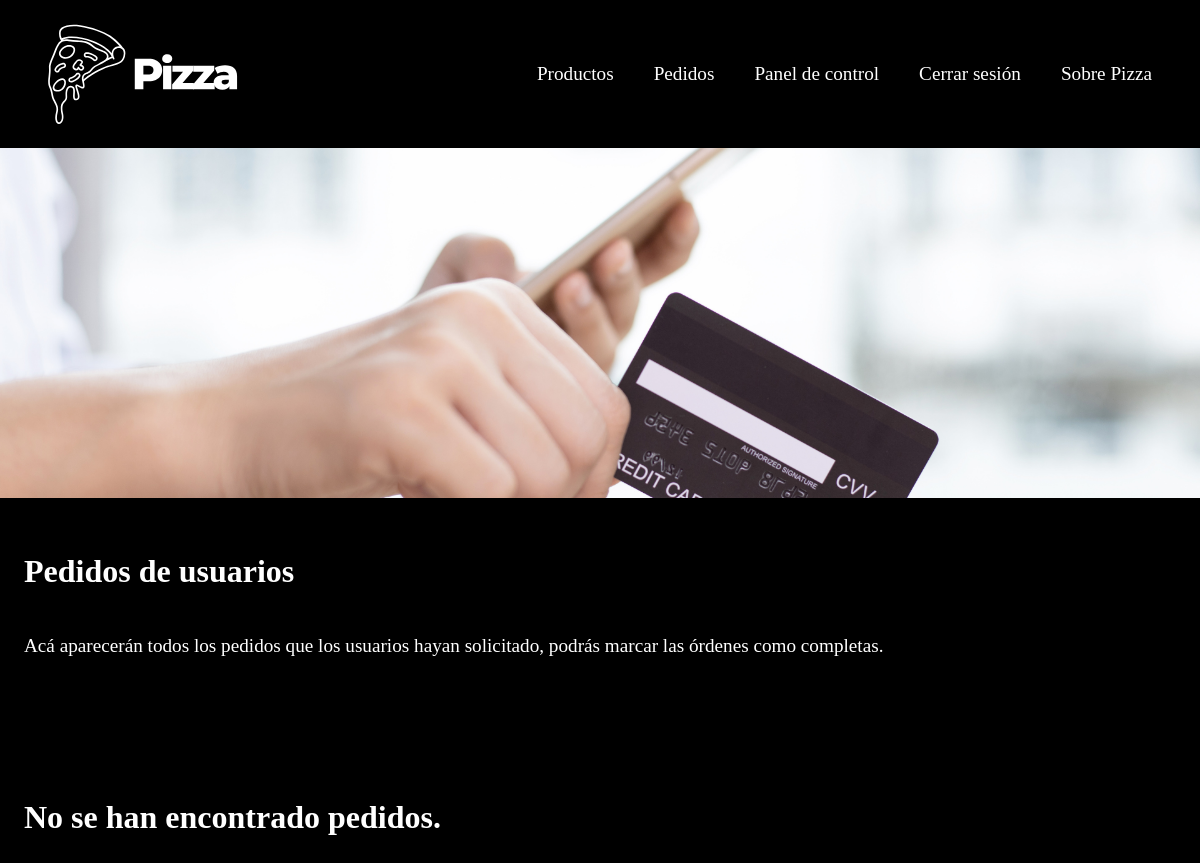
The page /orders/ (signed in) on the database as committed earlier.
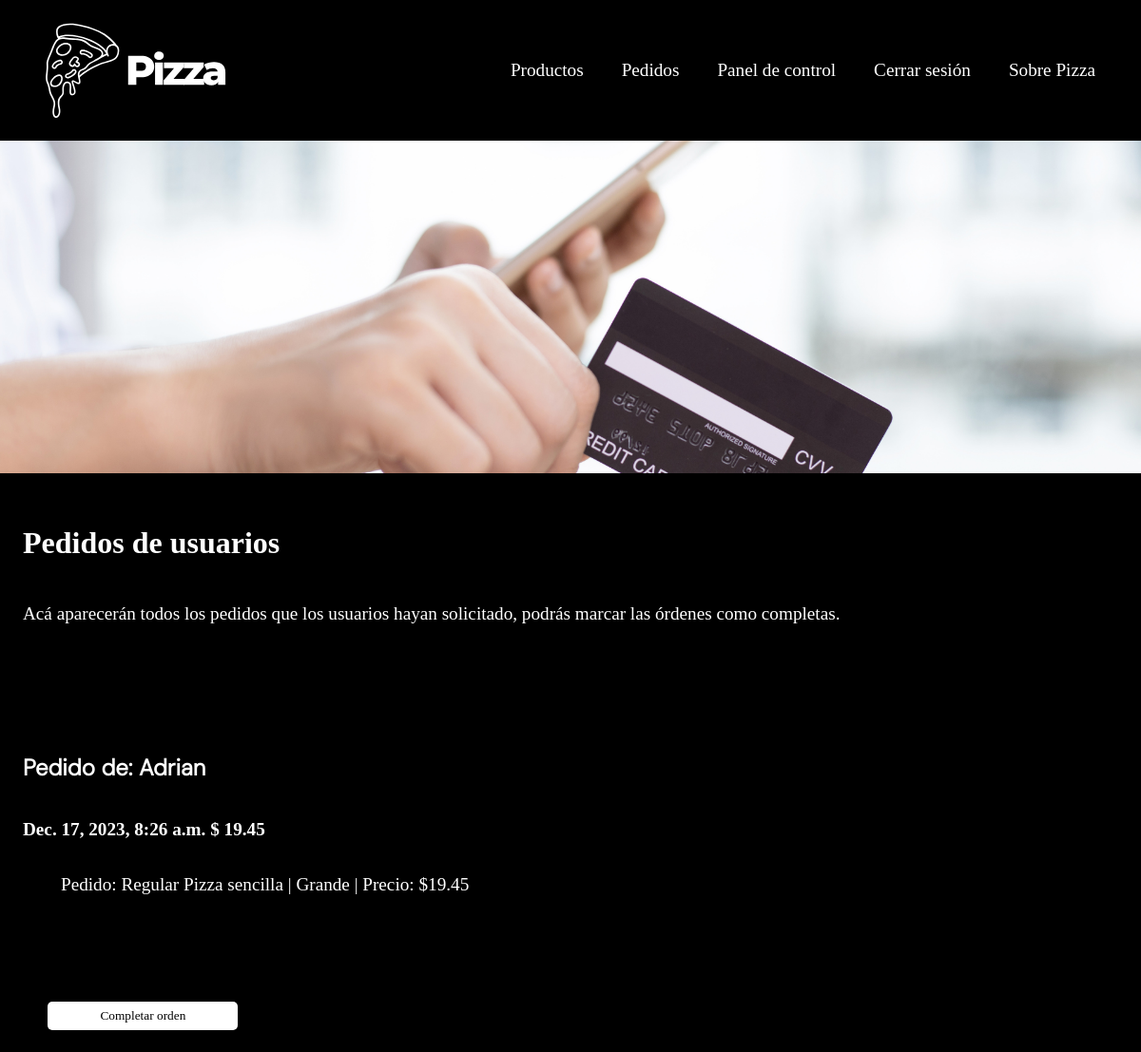
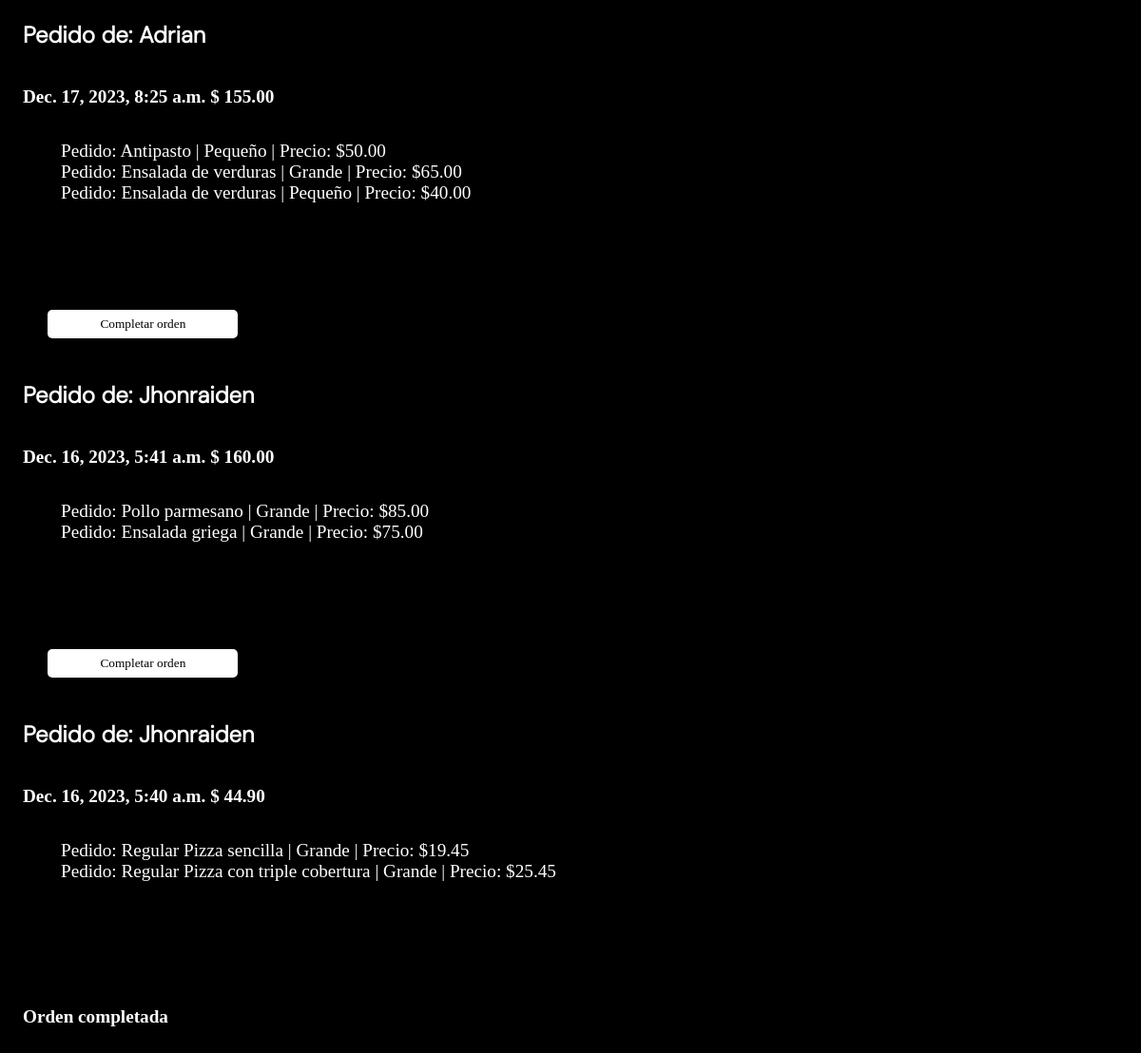
The same page on the database as committed later (2 pictures, top to bottom).
### pizza/models.py (models this page shows, shortened)
class Order(models.Model):
    user = models.CharField(max_length=255)
    price = models.DecimalField(max_digits=10, decimal_places=2)
    products = models.JSONField()
    date = models.DateTimeField(auto_now_add=True)
    status = models.CharField(max_length=50, default="pendiente")

### pizza/views.py (the view)
# urls.py: path("orders/", views.orders),
def orders(request):
    all_orders = Order.objects.all().order_by('-date')
    return render(request, "orders.html", {"orders": all_orders})

### pizza/templates/orders.html (shortened to what this page needs)
{% load static %}
<!DOCTYPE html>
<html lang="en">
<head>
    <link rel="stylesheet" href="{% static 'css/style.css' %}">
</head>
<body style="margin-bottom: 5%;">
    <nav class="full-screen">
        <div class="icon">
            <img src="{% static 'icons/pizza.svg' %}" alt="">
        </div>
        <div class="options">
            <ul>
                {% if user.is_staff %}
                    <li><a href="/products">Productos</a></li>
                    <li><a href="/orders">Pedidos</a></li>
                    <li><a href="/admin/">Panel de control</a></li>
                    <li><a href="/log_out">Cerrar sesión</a></li>
                    <li><a href="/">Sobre Pizza</a></li>
                {% endif %}
            </ul>
        </div>
    </nav>
    <section class="image">
        <img src="{% static 'images/pedido.png' %}" alt="">
    </section>
    {% if user.is_staff %}
        <section class="information-menu">
            <h1>Pedidos de usuarios</h1>
            <p>Acá aparecerán todos los pedidos que los usuarios hayan solicitado, podrás marcar las órdenes como completas.</p>
        </section>
        {% if orders %}
            {% for order in orders %}
                <section class="information-menu">
                    <h2>Pedido de: {{ order.user }}</h2>
                    <h3>{{ order.date }} $ {{ order.price }}</h3>
                    <ul>
                        {% for product in order.products %}
                            <li>
                                Pedido{{ loop.index }}:
                                {{ product.Tipo }} {{ product.Toppins | default_if_none:'Sin coberturas' }} |
                                {{ product.Size | default_if_none:'' }}
                                | Precio: ${{ product.Price }}
                            </li>
                        {% endfor %}
                    </ul>
                </section>
                {% if order.status == "pendiente"%}
                    <button class="complete-order" data-order-id="{{ order.id }}">Completar orden</button>
                {% else %}
                <section class="information-menu">
                    <h3>Orden completada</h3>
                </section>
                {% endif %}
            {% endfor %}
        {% else %}
            <section class="information-menu">
                <h1>No se han encontrado pedidos.</h1>
            </section>
        {% endif %}
    {% endif %}
</body>
</html>

### pizza/static/css/style.css (style rules this page uses)
body { margin: 0; padding: 0; background-color: black; overflow-x: hidden; overflow-y: visible; }
ul { color: white; list-style: none; }
a { color: white; text-decoration: none; font-family: "Poppins"; }
nav { display: flex; justify-content: space-between; top: 0; position: sticky; background-color: black; width: 100%; padding-top: 2%; padding-bottom: 2%; z-index: 4; }
nav .icon { display: flex; padding-left: 2%; }
nav .icon img { max-width: 250px; }
nav .options { display: flex; justify-content: flex-end; width: 70%; align-items: center; font-size: larger; padding-right: 4%; }
nav .options ul { display: flex; justify-content: flex-end; width: 100%; gap: 5%; }
nav .options ul a { width: 100%; display: flex; margin-right: 100%; transition: all 0.3s ease-in-out; }
.image { width: 100%; }
.image img { width: 100%; max-height: 350px; object-fit: cover; }
.information-menu { margin-top: 2%; margin-bottom: 8%; padding-left: 2%; padding-right: 2%; display: flex; flex-direction: column; color: white; display: flex; width: 96%; }
.information-menu h1 { font-family: "Poppins"; font-size: 200%; }
.information-menu h2 { font-family: "DM_Sans"; }
.information-menu p, .information-menu li { font-size: larger; font-family: "Open_Sans"; text-align: justify; }
.information-menu h3 { font-family: "Open_Sans"; font-size: larger; }
.complete-order { background-color: white; color: black; border: none; margin-left: 4.2%; border-radius: 5px; min-height: 30px; min-width: 200px; font-family: "Poppins"; transition: all 0.3s ease-in-out; }

Rows that differ between the two databases and show on the page:
added Order: user "Adrian", date "Dec. 17, 2023, 8:26 a.m.", price "19.45", Tipo "Regular", Toppins "Pizza sencilla", Size "Grande", Price "19.45"
added Order: user "Adrian", date "Dec. 17, 2023, 8:25 a.m.", price "155.00", Tipo "Antipasto" "Ensalada de verduras" "Ensalada de verduras", Size "Pequeño" "Grande" "Pequeño", Price "50.00" "65.00" "40.00"
added Order: user "Jhonraiden", date "Dec. 16, 2023, 5:41 a.m.", price "160.00", Tipo "Pollo parmesano" "Ensalada griega", Size "Grande" "Grande", Price "85.00" "75.00"
added Order: user "Jhonraiden", date "Dec. 16, 2023, 5:40 a.m.", price "44.90", Tipo "Regular" "Regular", Toppins "Pizza sencilla" "Pizza con triple cobertura", Size "Grande" "Grande", Price "19.45" "25.45", status "Orden completada"
Other text that changed with them:
text no longer shown: "No se han encontrado pedidos."
